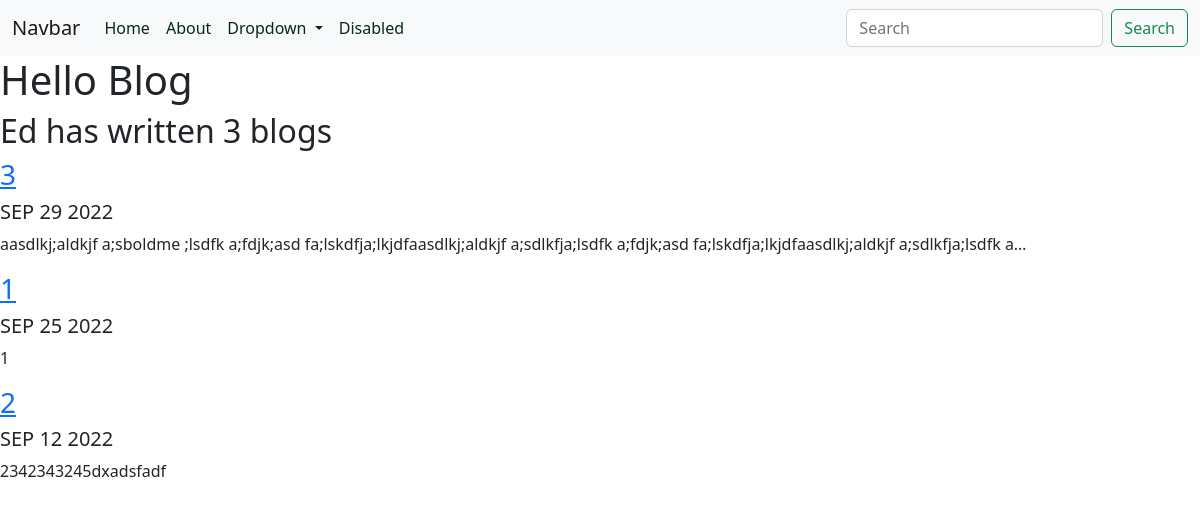
/blog/, run on an earlier commit of the app's database.
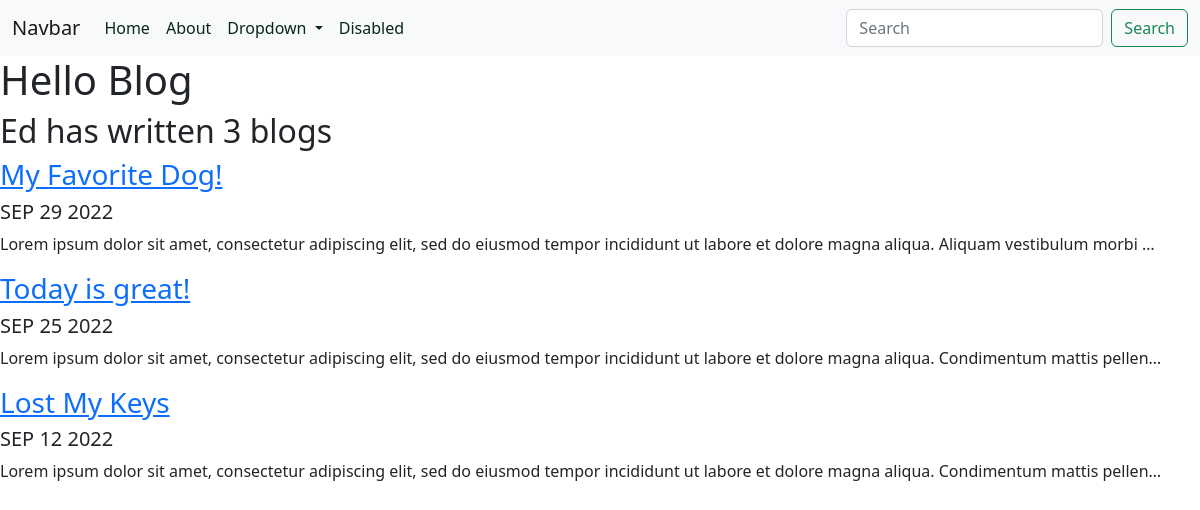
And on a later commit of the database.
### blog/models.py (models this page shows)
class Blog(models.Model):
    title = models.CharField(max_length=200)
    description = models.TextField()
    date = models.DateField()

### blog/views.py (the view)
# urls.py: path('', views.all_blogs, name='all_blogs'),
def all_blogs(request):
    blogs = Blog.objects.order_by('-date')
    return render(request,'blog/all_blogs.html', {'blogs':blogs } )

### blog/templates/blog/all_blogs.html
{% extends 'portfolio/base.html'%}
{% block content %}
<h1>Hello Blog</h1>
<h2>Ed has written {{ blogs.count }} blog{{blogs.count|pluralize }}</h2>
{% for blog in blogs %}
<a href="{% url 'blog:detail' blog.id %}"> <h3>{{ blog.title }}</h3></a>
<h5>{{ blog.date | date:'M d Y' | upper}}</h5>
<p>{{ blog.description |striptags|truncatechars:150 }}</p>
{% endfor %}
{% endblock %}

What changed in the data, as far as the page shows it:
changed Blog: title "3" → "My Favorite Dog!"; description "aasdlkj;aldkjf a;sboldme ;lsdfk a;fdjk;asd fa;lskdfja;lkjdfaasdlkj;aldkjf a;sdlkfja;lsdfk a;fdjk;asd fa;lskdfja;lkjdfaasdlkj;aldkjf a;sdlkfja;lsdfk a…" → "Lorem ipsum dolor sit amet, consectetur adipiscing elit, sed do eiusmod tempor incididunt ut labore et dolore magna aliqua. Aliquam vestibulum morbi …"
changed Blog: title "1" → "Today is great!"; description "1" → "Lorem ipsum dolor sit amet, consectetur adipiscing elit, sed do eiusmod tempor incididunt ut labore et dolore magna aliqua. Condimentum mattis pellen…"
changed Blog: title "2" → "Lost My Keys"; description "2342343245dxadsfadf" → "Lorem ipsum dolor sit amet, consectetur adipiscing elit, sed do eiusmod tempor incididunt ut labore et dolore magna aliqua. Condimentum mattis pellen…"
